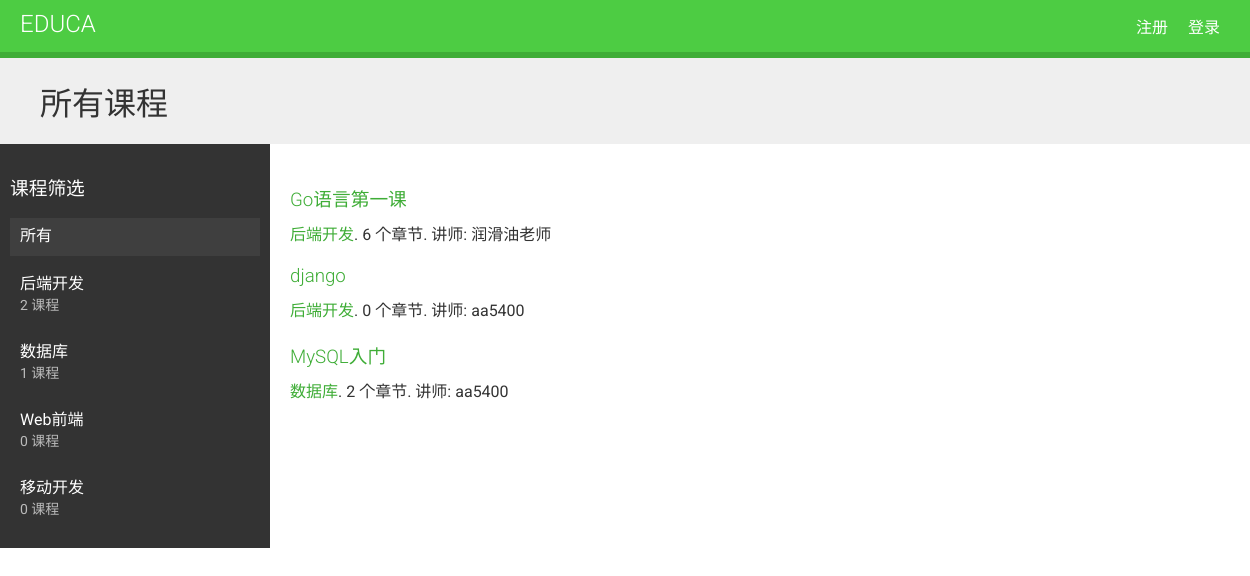
The page / on the database its author committed.
### courses/models.py (models this page shows, shortened)
class Subject(models.Model):
    title = models.CharField(max_length=200, verbose_name='主题')
    slug = models.SlugField(max_length=200, unique=True)
    class Meta:
        ordering = ('title',)
    def __str__(self):
        return self.title

class Course(models.Model):
    owner = models.ForeignKey(User, related_name='courses_created')
    subject = models.ForeignKey(Subject, related_name='courses', verbose_name='课程主题')
    title = models.CharField(max_length=200, verbose_name='课程名称')
    slug = models.SlugField(max_length=200, unique=True, verbose_name='课程英文名')
    overview = models.TextField(verbose_name='课程简介')
    students = models.ManyToManyField(User, blank=True, related_name='courses_joined')
    created = models.DateTimeField(auto_now_add=True)
    class Meta:
        ordering = ('created',)

### courses/views.py (the view)
# urls.py: url(r'^subject/(?P<subject>[\w-]+)/$', views.CourseListView.as_view(), name='course_list_subject'),
class CourseListView(TemplateResponseMixin, View):
    model = Course
    template_name = 'courses/course/list.html'
    def get(self, request, subject=None):
        subjects = cache.get('all_subjects')
        if not subjects:
            subjects = Subject.objects.annotate(total_courses=Count('courses'))
            cache.set('all_subjects', subjects)
        all_courses = Course.objects.annotate(total_modules=Count('modules'))
        if subject:
            subject = get_object_or_404(Subject, slug=subject)
            key = 'subject_{}_courses'.format(subject.id)
            courses = cache.get(key)
            if not courses:
                courses = all_courses.filter(subject=subject)
                cache.set(key, courses)
        else:
            courses = cache.get('all_courses')
            if not courses:
                courses = all_courses
                cache.set('all_courses', all_courses)
        return self.render_to_response({'subjects': subjects, 'subject': subject, 'courses': courses})

### templates/courses/course/list.html (shortened to what this page needs)
{% extends "base.html" %}
{% block content %}
    <h1>
        {% if subject %}
            {{ subject.title }} 课程
        {% else %}
            所有课程
        {% endif %}
    </h1>
    <div class="contents">
        <h3>课程筛选</h3>
        <ul id="modules">
            <li {% if not subject %}class="selected"{% endif %}>
                <a href="{% url "course_list" %}">所有</a>
            </li>
            {% for s in subjects %}
                <li {% if subject == s %}class="selected"{% endif %}>
                    <a href="{% url "course_list_subject" s.slug %}">
                        {{ s.title }}
                        <br><span>{{ s.total_courses }} 课程</span>
                    </a>
                </li>
            {% endfor %}
        </ul>
    </div>
    <div class="module">
        {% for course in courses %}
            {% with subject=course.subject %}
                <h3><a href="{% url "course_detail" course.slug %}">{{ course.title }}</a></h3>
                <p>
                    <a href="{% url "course_list_subject" subject.slug %}">{{ subject }}</a>.
                    {{ course.total_modules }} 个章节.
                    讲师: {{ course.owner.get_short_name }}
                </p>
            {% endwith %}
        {% endfor %}
    </div>
{% endblock %}

### courses/static/css/base.css (style rules this page uses)
body { margin:0; font-family:'Roboto', sans-serif; font-weight:400; color:#333; }
a { color:#3fad37; text-decoration:none; }
h1, h2, h3, h4, h5, h6 { font-family:'Roboto', sans-serif; font-weight:300; }
h1 { background:#efefef; width:100%; overflow:auto; padding:20px 0 20px 40px; margin:0; }
.module { overflow:auto; }
.module h3 { margin:30px 0 0; padding:0; width:100%; }
.module p { margin:10px 0 20px; width:100%; float:left; }
.contents { width:20%; padding:10px; float:left; background:#333; color: #fff; font-family:'Roboto', sans-serif; }
.contents ul { list-style:none; margin:0; padding:0; }
.contents ul li { margin:0 0 10px 0; padding:4px 10px 10px; overflow:auto; }
.contents ul li.selected { background:#3f3f3f; }
.contents ul span { text-transform:uppercase; color:#bbb; font-size:14px; }
.contents ul a { display:block; color:#fff; text-decoration:none; }
.module { padding:10px 20px; float:left; }

### rows shown on the page
Subject: title "后端开发", total_courses "2"
Subject: title "数据库", total_courses "1"
Subject: title "Web前端", total_courses "0"
Subject: title "移动开发", total_courses "0"
Course: title "Go语言第一课", subject "后端开发", total_modules "6", owner.get_short_name "润滑油老师"
Course: title "django", subject "后端开发", total_modules "0", owner.get_short_name "aa5400"
Course: title "MySQL入门", subject "数据库", total_modules "2", owner.get_short_name "aa5400"
